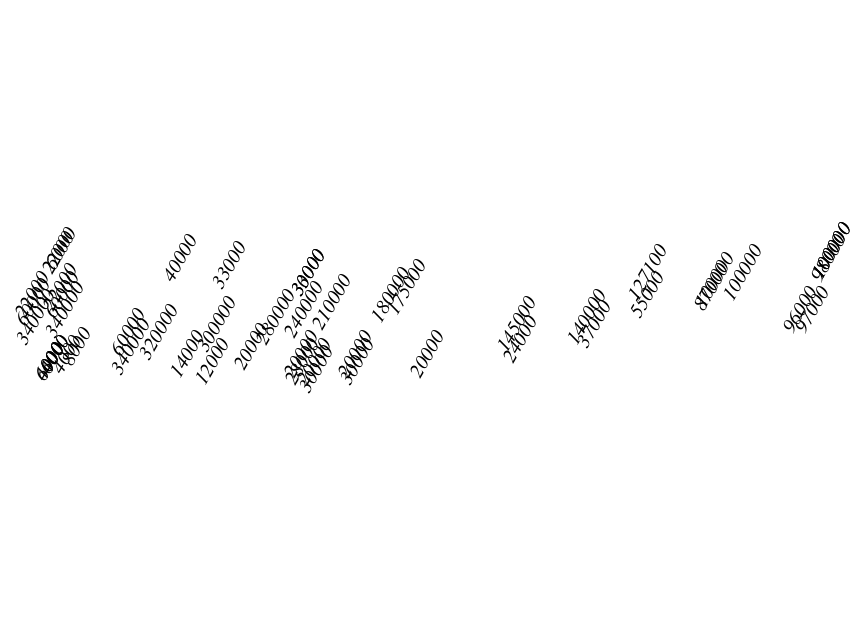

Source (notebook cell):
### Code cell
#plotting survivors chart
armySurv_chart = alt.Chart(troops).mark_text(
    font='Calibri',
    fontSize=10,
    fontStyle='italic',
    angle=300,
    color='black'
).encode(
    longitude='LONP',
    latitude='LATP',
    text='SURV'
)
armySurv_chart

### Figure 1 — Vega-Lite specification as saved in the notebook (floating-point values rounded to 4 significant figures)
{"config": {"view": {"continuousWidth": 400, "continuousHeight": 300}}, "data": {"name": "data-8453d2203340baa0808b16c6a7cde8cd"}, "mark": {"type": "text", "angle": 300, "color": "black", "font": "Calibri", "fontSize": 10, "fontStyle": "italic"}, "encoding": {"latitude": {"field": "LATP", "type": "quantitative"}, "longitude": {"field": "LONP", "type": "quantitative"}, "text": {"type": "quantitative", "field": "SURV"}}, "$schema": "https://vega.github.io/schema/vega-lite/v4.0.2.json", "datasets": {"data-8453d2203340baa0808b16c6a7cde8cd": [{"LONP": 24.0, "LATP": 54.9, "SURV": 340000, "DIR": "A", "DIV": 1}, {"LONP": 24.5, "LATP": 55.0, "SURV": 340000, "DIR": "A", "DIV": 1}, {"LONP": 25.5, "LATP": 54.5, "SURV": 340000, "DIR": "A", "DIV": 1}, {"LONP": 26.0, "LATP": 54.7, "SURV": 320000, "DIR": "A", "DIV": 1}, {"LONP": 27.0, "LATP": 54.8, "SURV": 300000, "DIR": "A", "DIV": 1}, {"LONP": 28.0, "LATP": 54.9, "SURV": 280000, "DIR": "A", "DIV": 1}, {"LONP": 28.5, "LATP": 55.0, "SURV": 240000, "DIR": "A", "DIV": 1}, {"LONP": 29.0, "LATP": 55.1, "SURV": 210000, "DIR": "A", "DIV": 1}, {"LONP": 30.0, "LATP": 55.2, "SURV": 180000, "DIR": "A", "DIV": 1}, {"LONP": 30.3, "LATP": 55.3, "SURV": 175000, "DIR": "A", "DIV": 1}, {"LONP": 32.0, "LATP": 54.8, "SURV": 145000, "DIR": "A", "DIV": 1}, {"LONP": 33.2, "LATP": 54.9, "SURV": 140000, "DIR": "A", "DIV": 1}, {"LONP": 34.4, "LATP": 55.5, "SURV": 127100, "DIR": "A", "DIV": 1}, {"LONP": 35.5, "LATP": 55.4, "SURV": 100000, "DIR": "A", "DIV": 1}, {"LONP": 36.0, "LATP": 55.5, "SURV": 100000, "DIR": "A", "DIV": 1}, {"LONP": 37.6, "LATP": 55.8, "SURV": 100000, "DIR": "R", "DIV": 1}, {"LONP": 37.5, "LATP": 55.7, "SURV": 98000, "DIR": "R", "DIV": 1}, {"LONP": 37.0, "LATP": 55.0, "SURV": 97000, "DIR": "R", "DIV": 1}, {"LONP": 36.8, "LATP": 55.0, "SURV": 96000, "DIR": "R", "DIV": 1}, {"LONP": 35.4, "LATP": 55.3, "SURV": 87000, "DIR": "R", "DIV": 1}, {"LONP": 34.3, "LATP": 55.2, "SURV": 55000, "DIR": "R", "DIV": 1}, {"LONP": 33.3, "LATP": 54.8, "SURV": 37000, "DIR": "R", "DIV": 1}, {"LONP": 32.0, "LATP": 54.6, "SURV": 24000, "DIR": "R", "DIV": 1}, {"LONP": 30.4, "LATP": 54.4, "SURV": 20000, "DIR": "R", "DIV": 1}, {"LONP": 29.2, "LATP": 54.4, "SURV": 20000, "DIR": "R", "DIV": 1}, {"LONP": 28.5, "LATP": 54.3, "SURV": 20000, "DIR": "R", "DIV": 1}, {"LONP": 28.3, "LATP": 54.4, "SURV": 20000, "DIR": "R", "DIV": 1}, {"LONP": 24.0, "LATP": 55.1, "SURV": 60000, "DIR": "A", "DIV": 2}, {"LONP": 24.5, "LATP": 55.2, "SURV": 60000, "DIR": "A", "DIV": 2}, {"LONP": 25.5, "LATP": 54.7, "SURV": 60000, "DIR": "A", "DIV": 2}, {"LONP": 26.6, "LATP": 55.7, "SURV": 40000, "DIR": "A", "DIV": 2}, {"LONP": 27.4, "LATP": 55.6, "SURV": 33000, "DIR": "A", "DIV": 2}, {"LONP": 28.7, "LATP": 55.5, "SURV": 30000, "DIR": "R", "DIV": 2}, {"LONP": 29.2, "LATP": 54.3, "SURV": 30000, "DIR": "R", "DIV": 2}, {"LONP": 28.5, "LATP": 54.2, "SURV": 30000, "DIR": "R", "DIV": 2}, {"LONP": 28.3, "LATP": 54.3, "SURV": 28000, "DIR": "R", "DIV": 2}, {"LONP": 27.5, "LATP": 54.5, "SURV": 20000, "DIR": "R", "DIV": 2}, {"LONP": 26.8, "LATP": 54.3, "SURV": 12000, "DIR": "R", "DIV": 2}, {"LONP": 26.4, "LATP": 54.4, "SURV": 14000, "DIR": "R", "DIV": 2}, {"LONP": 24.6, "LATP": 54.5, "SURV": 8000, "DIR": "R", "DIV": 2}, {"LONP": 24.4, "LATP": 54.4, "SURV": 4000, "DIR": "R", "DIV": 2}, {"LONP": 24.2, "LATP": 54.4, "SURV": 4000, "DIR": "R", "DIV": 2}, {"LONP": 24.1, "LATP": 54.3, "SURV": 4000, "DIR": "R", "DIV": 2}, {"LONP": 24.0, "LATP": 55.2, "SURV": 22000, "DIR": "A", "DIV": 3}, {"LONP": 24.5, "LATP": 55.3, "SURV": 22000, "DIR": "A", "DIV": 3}, {"LONP": 24.6, "LATP": 55.8, "SURV": 6000, "DIR": "R", "DIV": 3}, {"LONP": 24.2, "LATP": 54.4, "SURV": 6000, "DIR": "R", "DIV": 3}, {"LONP": 24.1, "LATP": 54.3, "SURV": 6000, "DIR": "R", "DIV": 3}, {"LONP": 37.6, "LATP": 55.8, "SURV": 100000, "DIR": "A", "DIV": 1}, {"LONP": 28.7, "LATP": 55.5, "SURV": 33000, "DIR": "A", "DIV": 2}, {"LONP": 24.6, "LATP": 55.8, "SURV": 22000, "DIR": "A", "DIV": 3}]}}
